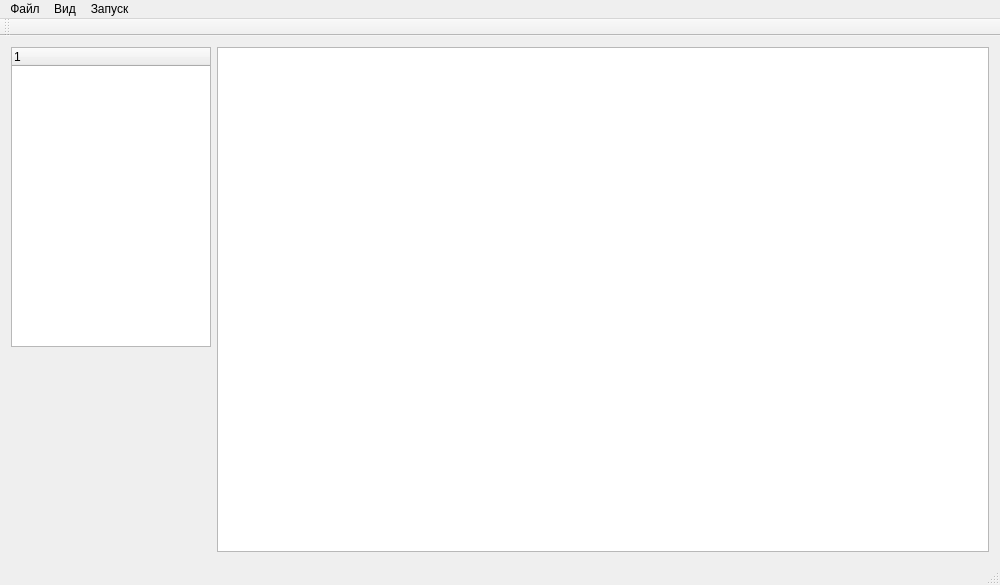
<?xml version="1.0" encoding="UTF-8"?>
<ui version="4.0">
 <class>SmartCode</class>
 <widget class="QMainWindow" name="SmartCode">
  <property name="geometry">
   <rect>
    <x>0</x>
    <y>0</y>
    <width>1000</width>
    <height>585</height>
   </rect>
  </property>
  <property name="minimumSize">
   <size>
    <width>1000</width>
    <height>400</height>
   </size>
  </property>
  <property name="maximumSize">
   <size>
    <width>1000</width>
    <height>16777215</height>
   </size>
  </property>
  <property name="windowTitle">
   <string>SmartCode</string>
  </property>
  <widget class="QWidget" name="centralWidget">
   <layout class="QHBoxLayout" name="horizontalLayout_2" stretch="0,3">
    <item>
     <layout class="QHBoxLayout" name="horizontalLayout">
      <property name="rightMargin">
       <number>0</number>
      </property>
      <item>
       <layout class="QVBoxLayout" name="verticalLayout" stretch="0,2">
        <property name="rightMargin">
         <number>0</number>
        </property>
        <property name="bottomMargin">
         <number>20</number>
        </property>
        <item>
         <widget class="QTreeWidget" name="tvProjectStruct">
          <property name="minimumSize">
           <size>
            <width>200</width>
            <height>300</height>
           </size>
          </property>
          <property name="maximumSize">
           <size>
            <width>200</width>
            <height>300</height>
           </size>
          </property>
          <column>
           <property name="text">
            <string/>
           </property>
          </column>
         </widget>
        </item>
        <item>
         <spacer name="verticalSpacer">
          <property name="orientation">
           <enum>Qt::Vertical</enum>
          </property>
          <property name="sizeHint" stdset="0">
           <size>
            <width>20</width>
            <height>40</height>
           </size>
          </property>
         </spacer>
        </item>
       </layout>
      </item>
     </layout>
    </item>
    <item>
     <layout class="QHBoxLayout" name="textBoxLayout">
      <property name="spacing">
       <number>0</number>
      </property>
      <item>
       <widget class="QWidget" name="wLineNumbers" native="true"/>
      </item>
      <item>
       <widget class="QTextEdit" name="pteCodeEdit">
        <property name="minimumSize">
         <size>
          <width>0</width>
          <height>0</height>
         </size>
        </property>
        <property name="styleSheet">
         <string notr="true"/>
        </property>
       </widget>
      </item>
     </layout>
    </item>
   </layout>
  </widget>
  <widget class="QMenuBar" name="menuBar">
   <property name="geometry">
    <rect>
     <x>0</x>
     <y>0</y>
     <width>1000</width>
     <height>26</height>
    </rect>
   </property>
   <widget class="QMenu" name="menu">
    <property name="title">
     <string>Файл</string>
    </property>
    <addaction name="aCreateFile"/>
    <addaction name="aCreateProject"/>
    <addaction name="aOpenProject"/>
    <addaction name="aOpenFile"/>
    <addaction name="aSaveFile"/>
    <addaction name="aSave"/>
   </widget>
   <widget class="QMenu" name="menu_2">
    <property name="title">
     <string>Вид</string>
    </property>
    <addaction name="aFontSettings"/>
   </widget>
   <widget class="QMenu" name="menu_3">
    <property name="title">
     <string>Запуск</string>
    </property>
    <addaction name="aMakeCPP"/>
   </widget>
   <addaction name="menu"/>
   <addaction name="menu_2"/>
   <addaction name="menu_3"/>
  </widget>
  <widget class="QToolBar" name="mainToolBar">
   <attribute name="toolBarArea">
    <enum>TopToolBarArea</enum>
   </attribute>
   <attribute name="toolBarBreak">
    <bool>false</bool>
   </attribute>
  </widget>
  <widget class="QStatusBar" name="statusBar"/>
  <action name="aOpenFile">
   <property name="text">
    <string>Открыть файл...</string>
   </property>
  </action>
  <action name="aSaveFile">
   <property name="text">
    <string>Сохранить файл...</string>
   </property>
  </action>
  <action name="aFontSettings">
   <property name="text">
    <string>Настройка шрифта</string>
   </property>
  </action>
  <action name="aMakeCPP">
   <property name="text">
    <string>Сформировать С++ файл</string>
   </property>
  </action>
  <action name="aOpenProject">
   <property name="text">
    <string>Открыть проект...</string>
   </property>
  </action>
  <action name="aCreateProject">
   <property name="text">
    <string>Создать проект...</string>
   </property>
  </action>
  <action name="aCreateFile">
   <property name="text">
    <string>Создать файл...</string>
   </property>
  </action>
  <action name="aSave">
   <property name="text">
    <string>Сохранить</string>
   </property>
  </action>
 </widget>
 <layoutdefault spacing="6" margin="11"/>
 <resources/>
 <connections/>
</ui>
